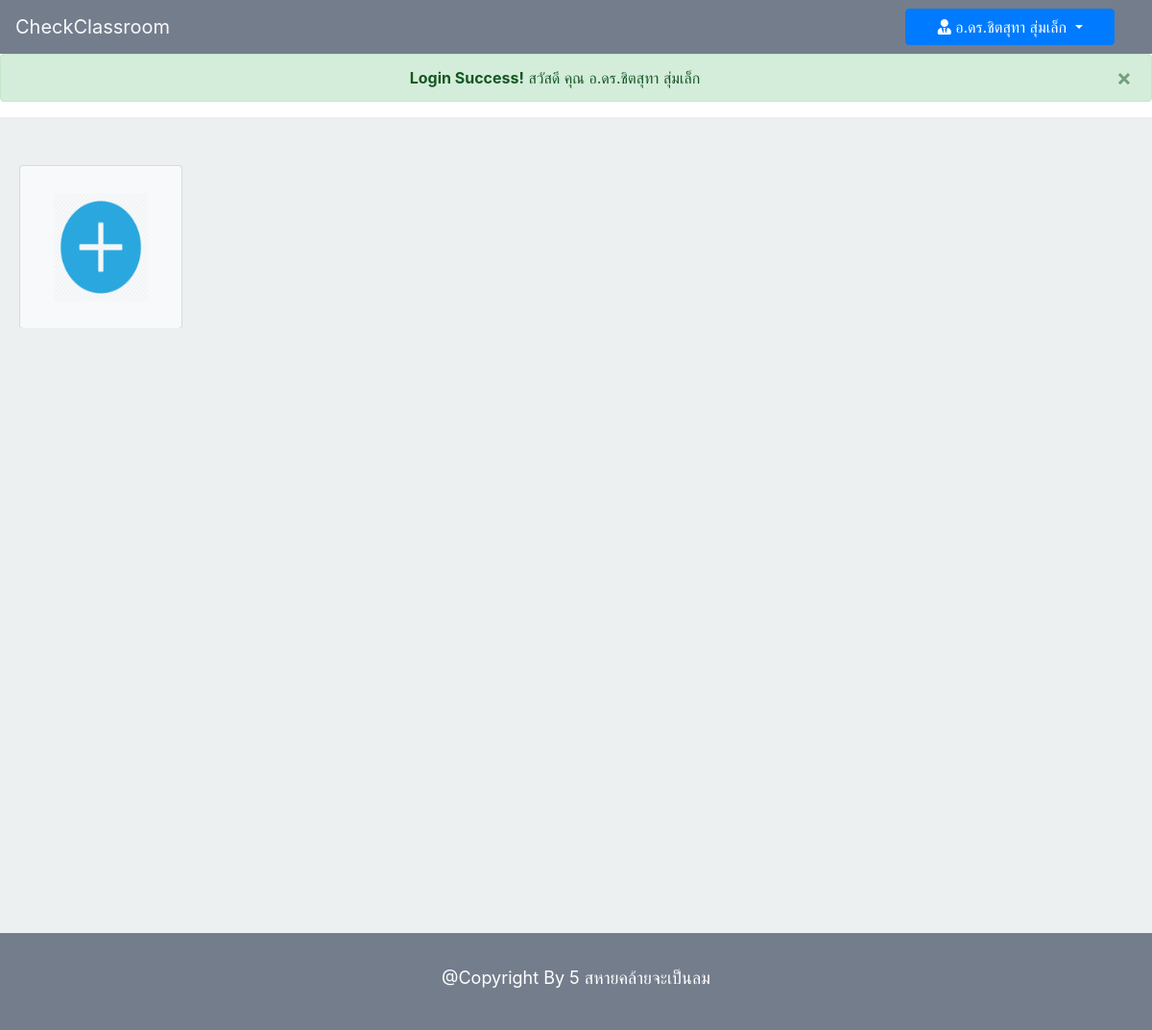
The app's page /admin/admin_home.php (signed in), older data.
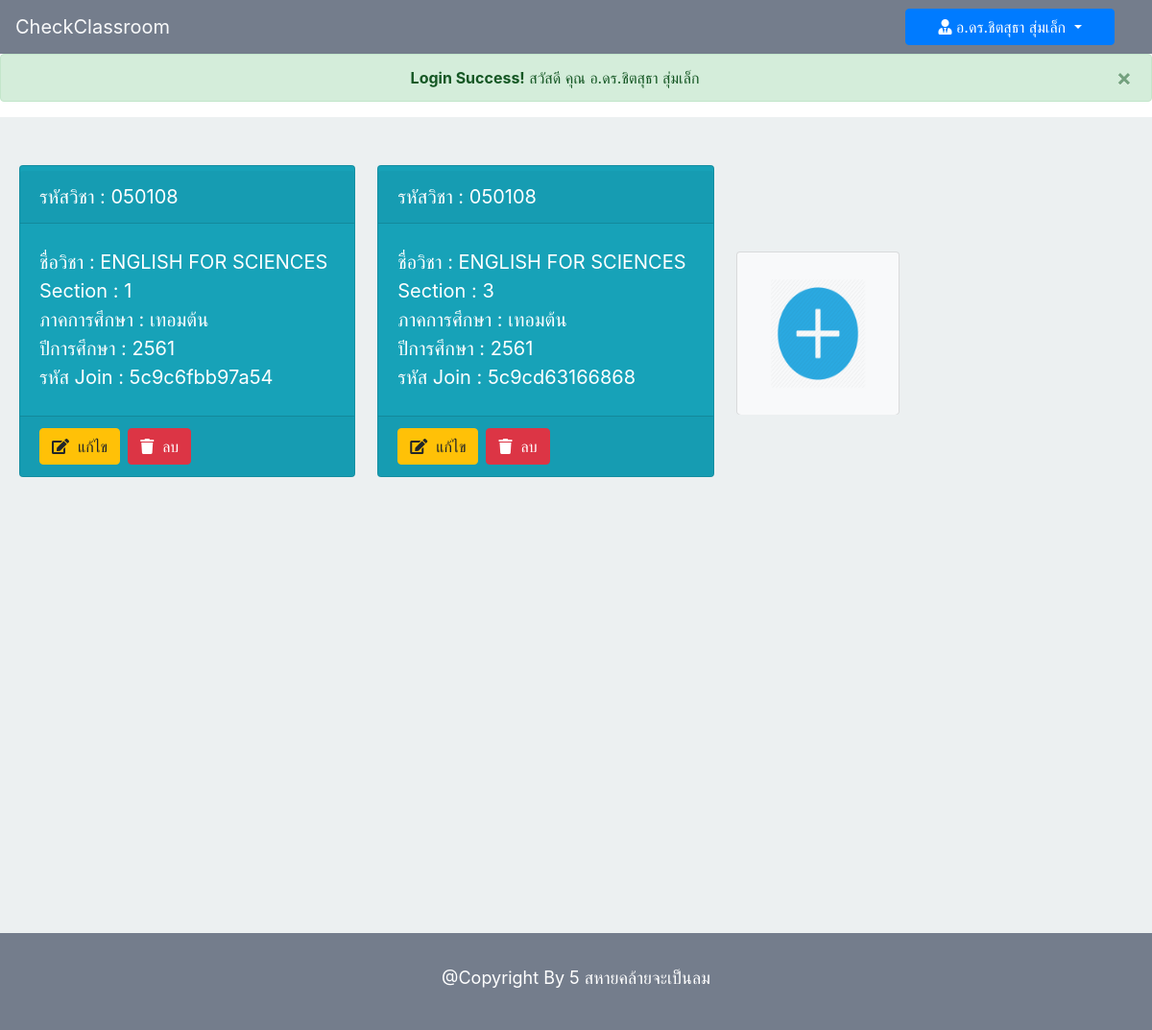
The same page, newer data.
### tables this page shows
CREATE TABLE `classroom` (
  `id` int(10) NOT NULL,
  `c_id` varchar(10) NOT NULL,
  `c_name` varchar(255) NOT NULL,
  `c_password` varchar(14) NOT NULL,
  `c_year` varchar(20) NOT NULL,
  `c_term` int(1) NOT NULL,
  `c_sec` int(3) NOT NULL,
  `l_username` varchar(30) NOT NULL,
  `t_username` varchar(50) DEFAULT NULL
);

### admin/admin_home.php (the view, shortened to what this page needs)
<?php
	include '../connect.php';
	$stmt = $pdo->prepare("SELECT * FROM teacher WHERE l_username = ?");
	$stmt->bindParam(1,$_SESSION["username"]);
	$stmt->execute();
	while ($row=$stmt->fetch()) {
	 	$rowUser["l_username"] = $row["l_username"];
	 	$rowName["l_name"] = $row["l_name"];
	 }
	$stmt2=$pdo->prepare("SELECT * FROM classroom  WHERE l_username = ? ");
	$stmt2->bindParam(1,$rowUser['l_username']);
	$stmt2->execute();
	if (!empty($_SESSION['username']) && $_SESSION['permission'] == 1 || $_SESSION['permission'] == 2) { ?>
<!DOCTYPE html>
<html>
<head>
	<link rel="stylesheet" href="https://maxcdn.bootstrapcdn.com/bootstrap/4.0.0/css/bootstrap.min.css">
	<link rel="stylesheet" href="https://use.fontawesome.com/releases/v5.7.2/css/all.css">
	<link rel="stylesheet" type="text/css" href="../style.css">
</head>
<body>
	<?php if ($_SESSION['permission'] == 1) { ?>
	<nav class="navbar sticky-top navbar-light navbar-expand-lg" style="background-color: #747d8c;">
 		<a class="navbar-brand text-light" href="admin_home.php">CheckClassroom</a>
		  <div class="collapse navbar-collapse" id="navbarSupportedContent" >
		    <div class="form-inline my-2 my-lg-0 mr-sm-2  col-3">
		    	<a href="" class="btn btn-primary  dropdown-toggle col-12" data-toggle="dropdown" aria-haspopup="true" aria-expanded="false"> <i class="fas fa-user-tie"></i> <?= $rowName["l_name"] ?> </a>
		    </div>
		  </div>
	</nav>
	<?php } ?>
	<?php
		if (!empty($_COOKIE["login_success"])){ ?>
			<div class="alert alert-success alert-dismissible fade show" role="alert" id="login_success">
				<center>
					<strong>Login Success!</strong> สวัสดี คุณ <?php if ($_SESSION['permission']==1) { ?>
						<?=$rowName['l_name'] ?>
					<?php } elseif ($_SESSION['permission'] == 2) { ?>
						<?=$rowName1['t_name'] ?>
					<?php } ?>
				</center>
				<button type="button" class="close" data-dismiss="alert" aria-label="Close">
					<span aria-hidden="true">&times;</span>
				</button>
			</div>
	<?php } ?>
	<div style="padding-top: 50px;padding-bottom: 50px;min-height: 850px;background-color: #ecf0f1;">
		<div class="form-inline d-flex " style="margin-left: 20px;">
			<?php if ($_SESSION['permission'] == 1) { ?>
				<?php while ($row2=$stmt2->fetch()) {?>
				<div class="card-deck my-2 my-lg-0 mr-sm-2 mb-4">
				<div class="card  bg-info zoomclass mb-4">
					<a id="detail_class.php?id=<?=$row2['id']?>" href="detail_class.php?id=<?=$row2['id']?>&c_id=<?=$row2['c_id']?>&c_sec=<?=$row2['c_sec']?>">
						<div class="card-header" style=" margin-top: 5px;">
							<p class="card-text text-white" style="font-size: 20px;"> รหัสวิชา : <?=$row2['c_id']?> </p>
						</div>
						<div class="card-body" style="margin-top: 5px;">
							<div class="from-group mr-sm-2">
								<p class="card-text text-white" style="font-size: 20px;"> ชื่อวิชา : <?=$row2['c_name']?> </p>
							</div>
							<div class="from-group mr-sm-2">
								<p class="card-text text-white" style="font-size: 20px;"> Section : <?=$row2['c_sec']?> </p>
							</div>
							<div class="from-group mr-sm-2">
							<?php if ($row2['c_term'] == 1) { ?>
								<p class="card-text text-white" style="font-size: 20px;"> ภาคการศึกษา : เทอมต้น </p>
							<?php } elseif ($row2['c_term'] == 2) { ?>
								<p class="card-text text-white" style="font-size: 20px;"> ภาคการศึกษา : เทอมปลาย </p>
							<?php } elseif ($row2['c_term'] == 3) { ?>
								<p class="card-text text-white" style="font-size: 20px;"> ภาคการศึกษา : ภาคฤดูร้อน </p>
							<?php } ?>
							</div>
							<div class="from-group mr-sm-2">
								<p class="card-text text-white" style="font-size: 20px;"> ปีการศึกษา : <?=$row2['c_year']?> </p>
							</div>
							<div class="from-group mr-sm-2">
								<p class="card-text text-white" style="font-size: 20px;"> รหัส Join : <?=$row2['c_password']?> </p>
							</div>
						</div>
					</a>
						<div class="card-footer" style="margin-top: 5px;">
							<div class="form-inline" style="text-align: left;">
								<button id="edit_class_button<?=$row2['id']?>" data-target="#edit_class?id=<?=$row2['id']?>" data-toggle="modal" class="btn btn-warning mr-sm-2"><i class="fas fa-edit"></i>&nbsp; แก้ไข </button>
								<button id="delete_class_button<?=$row2['id']?>" data-target="#delete_class?id=<?=$row2['id']?>" data-toggle="modal" class="btn btn-danger mr-sm-2"><i class="fas fa-trash"></i>&nbsp; ลบ </button>
							</div>
						</div>
				</div>
			</div>
			<?php } ?>
			<?php } ?>
			<div class="card-deck my-2 my-lg-0 mr-sm-2">
				<div class="card bg-light zoom">
					<button id="create_class_button" data-target="#create_class" data-toggle="modal" class="btn btn-light">
						<div class="card-body">
							 <img src="../icon/plus.png" style="width: 100px; height: 115px;">
						</div>
					</button>
				</div>
			</div>
		</div>
	</div>
	<footer style="background-color: #747d8c; padding: 24px;">
		<div style="text-align: center;">
			<label style="font-size: 18px; color: white; padding: 9px;">@Copyright By 5 สหายคล้ายจะเป็นลม</label>
		</div>
	</footer>
</body>
</html>
	<?php } else {
		setcookie('wrong_login',1,time()+10,'/');
		echo "<script type='text/javascript'> window.location.href = '../index.php';</script>";
	} ?>

### admin/admin_home.php (style rules this page uses)
.zoom { width: 170px; height: 170px; transition: transform .2s; }
.zoomclass { max-width: 700px; max-height: 700px; transition: transform .2s; }

Row changes from the older to the newer data that the page shows:
added classroom: c "050108", c_name "ENGLISH FOR SCIENCES", c_sec "1", c_term "ภาคการศึกษา : เทอมต้น", c_year "2561", c_password "5c9c6fbb97a54"
added classroom: c "050108", c_name "ENGLISH FOR SCIENCES", c_sec "3", c_term "ภาคการศึกษา : เทอมต้น", c_year "2561", c_password "5c9cd63166868"
Text that changed along with them:
$rowName["l_name"]: "อ.ดร.ชิตสุทา สุ่มเล็ก" → "อ.ดร.ชิตสุธา สุ่มเล็ก"
$rowName['l_name']: "อ.ดร.ชิตสุทา สุ่มเล็ก" → "อ.ดร.ชิตสุธา สุ่มเล็ก"
